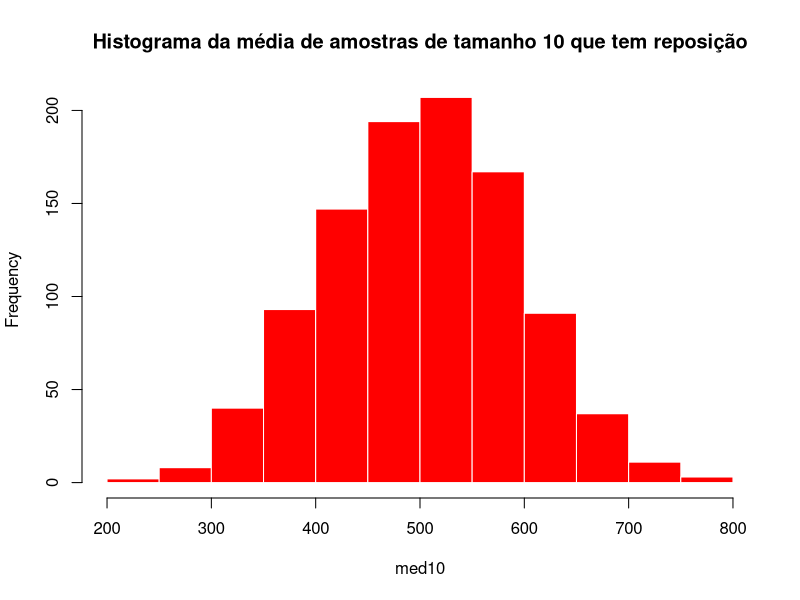
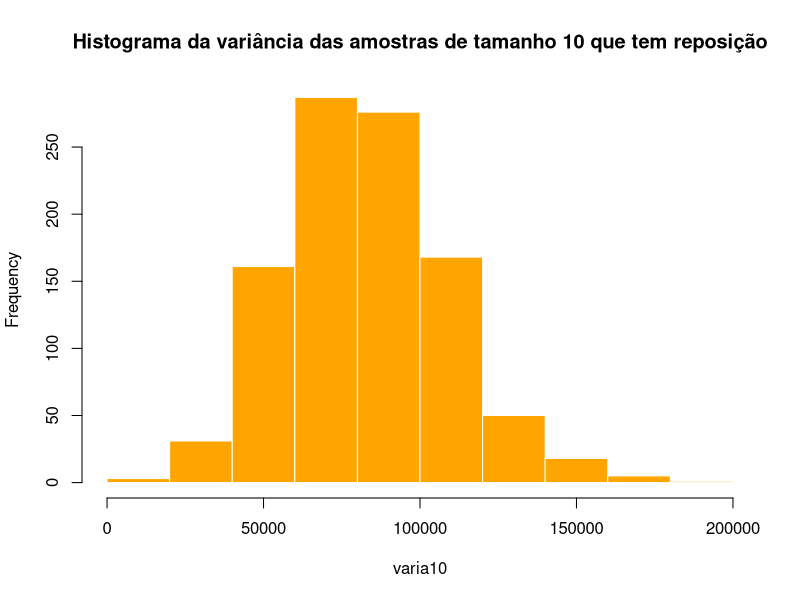
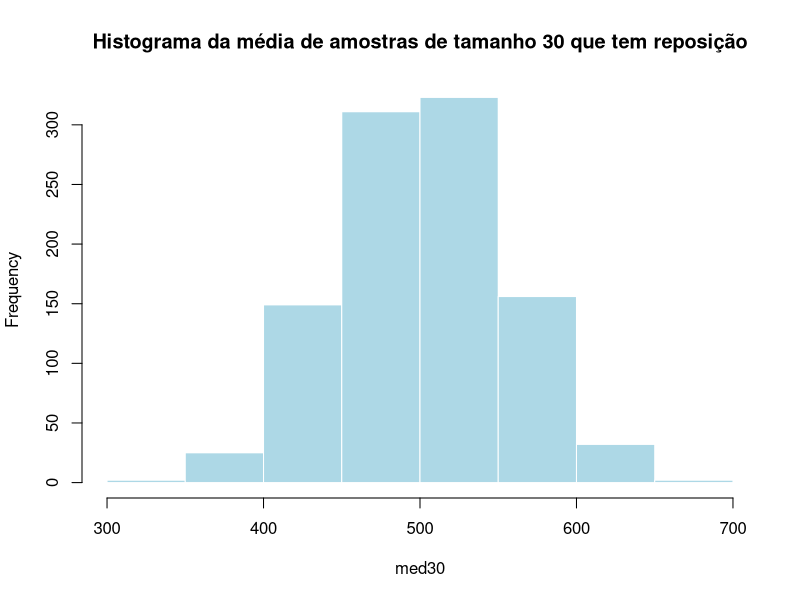
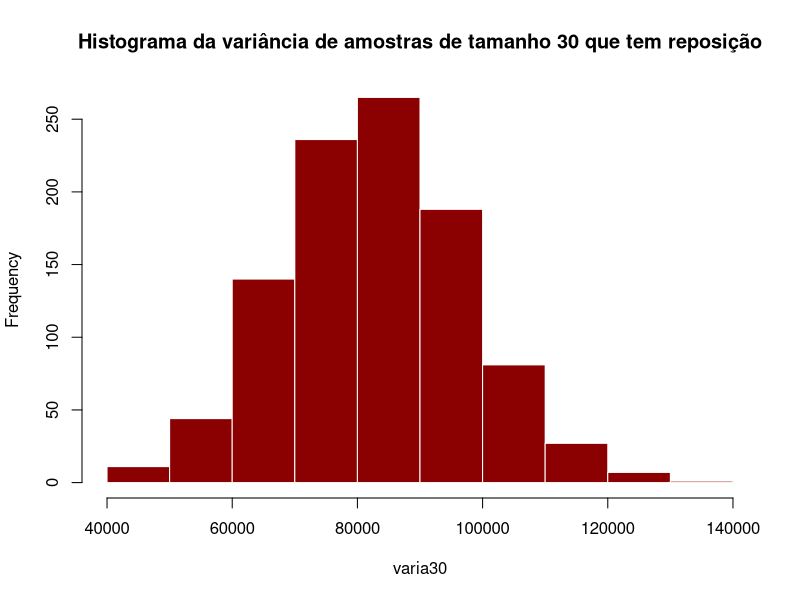
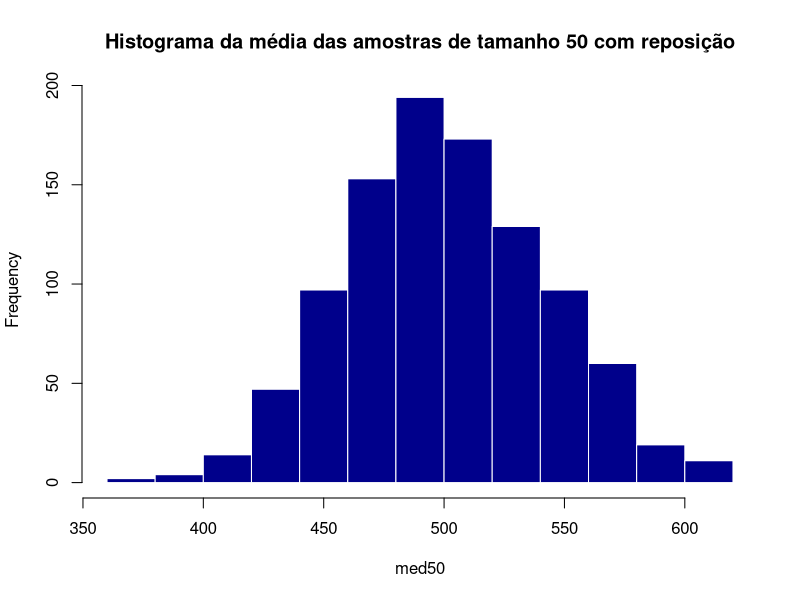
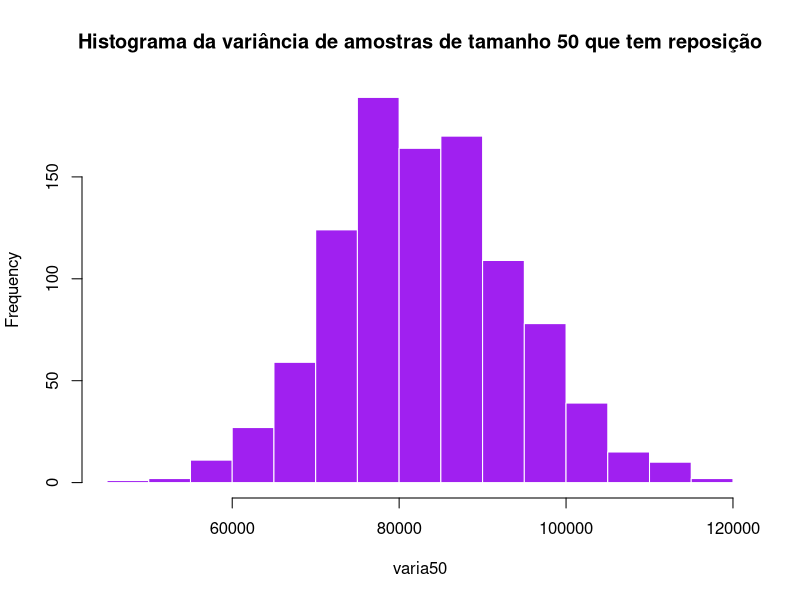
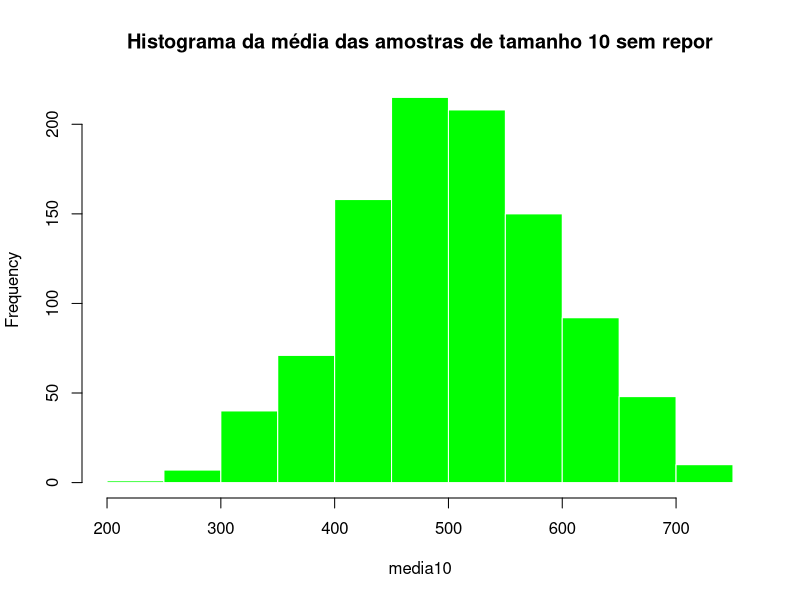
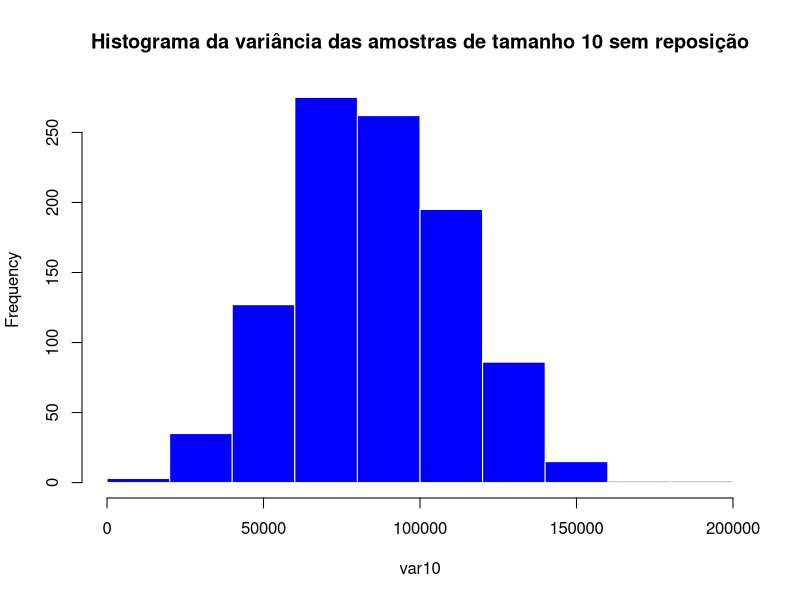

Generate these figures, in order, with R:

# LETRA A 

med10 = vector()
varia10 = vector()

med30 = vector()
varia30 = vector()

med50 = vector()
varia50 = vector()

for (i in 1:1000) {
  populacao10 = sample(1000, 10, TRUE)
  populacao30 = sample(1000, 30, TRUE)
  populacao50 = sample(1000, 50, TRUE)
  
  varia10[i] = var(populacao10)
  med10[i] = mean(populacao10)
  
  med30[i] = mean(populacao30)
  varia30[i] = var(populacao30)
  
  varia50[i] = var(populacao50)
  med50[i] = mean(populacao50)
  
}


hist(med10, main = "Histograma da média de amostras de tamanho 10 que tem reposição", border = "white", col = "red")
hist(varia10, main = "Histograma da variância das amostras de tamanho 10 que tem reposição", border = "white", col = "orange")

hist(med30, main = "Histograma da média de amostras de tamanho 30 que tem reposição", border = "white", col = "light blue")
hist(varia30, main = "Histograma da variância de amostras de tamanho 30 que tem reposição", border = "white", col = "dark red")

hist(med50, main = "Histograma da média das amostras de tamanho 50 com reposição", border = "white", col = "dark blue")
hist(varia50, main = "Histograma da variância de amostras de tamanho 50 que tem reposição", border = "white", col = "purple")



# LETRA B


media10 = vector()
var10 = vector()

media30 = vector()
var30 = vector()

media50 = vector()
var50 = vector()

for (i in 1:1000) {
  populacao10 = sample(1000, 10, FALSE)
  populacao30 = sample(1000, 30, FALSE)
  populacao50 = sample(1000, 50, FALSE)
  
  media30[i] = mean(populacao30)
  var30[i] = var(populacao30)
  
  media10[i] = mean(populacao10)
  var10[i] = var(populacao10)
  
  var50[i] = var(populacao50)
  media50[i] = mean(populacao50)
  
}


hist(media10, main = "Histograma da média das amostras de tamanho 10 sem repor", border = "white", col = "green")
hist(var10, main = "Histograma da variância das amostras de tamanho 10 sem reposição", border = "white", col = "blue")

hist(media30, main = "Histograma da média das amostras de tamanho 30 sem repor", border = "white", col = "gray")
hist(var30, main = "Histograma da variância das amostras de tamanho 30 sem reposição", border = "white", col = "dark green")

hist(media50, main = "Histograma da média das amostras de tamanho 50 sem repor", border = "white", col = "brown")
hist(var50, main = "Histograma da variância das amostras de tamanho 50 sem repor", border = "white", col = "pink")

# LETRA C
mean(populacao10)
mean(med10)
mean(media10)


var(populacao10)
var(var10)
var(varia10)

mean(populacao30)
mean(med30)
mean(media30)

var(populacao30)
var(var30)
var(varia30)

mean(populacao50)
mean(med50)
mean(media50)

var(populacao50)
var(var50)
var(varia50)

# QUESTAO 2

media = 0
variancias = 0
for (i in 1:1000) {
  dist = rpois(100,10)
  media[i] = mean(dist)
  variancias[i] = var(dist)
}
hist(media,main = "Histograma das medias",col = "black", border = "white")
hist(variancias,main = "Histogramas das variâncias", col = "dark gray",border = "white")


# QUESTAO 3
exp = 0
for (i in 1:1000) {
  distribuicao = rexp(100,5)
  T = 1/mean(distribuicao)
  exp[i] = T
}

hist(exp,col = "dark green", border = "white",main ="Histograma da distribuição")

